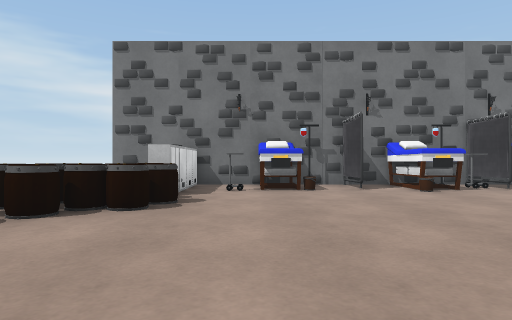
View 1 (above)

18 first-person views from a walk through a 3-D level made in the Unity game engine. The camera is 0.68 m above the floor, looks level and sees 75° across. Doors are open. The floor is counted in squares, 1 m on a side. Each view is taken from the middle of a square. On the plan, view 1 faces up. The plan holds only what a view shows up to about 10 squares ahead; the rest is blank. The place goes on beyond the plan. Surface patterns are stand-ins for the level's own textures.

View 2
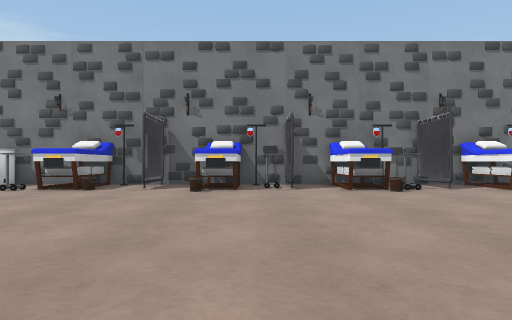

View 3
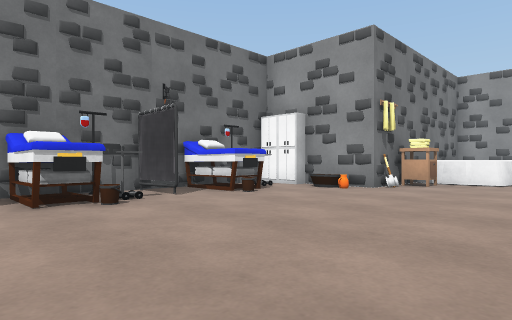

View 4
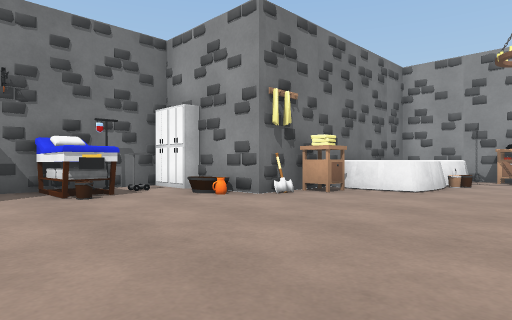

View 5
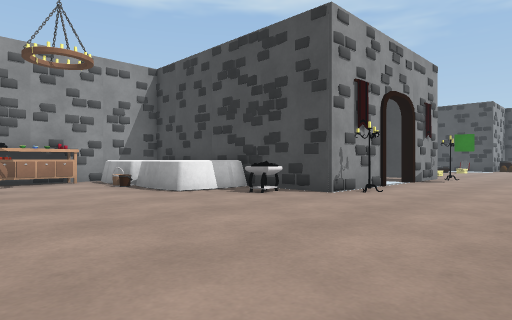

View 6
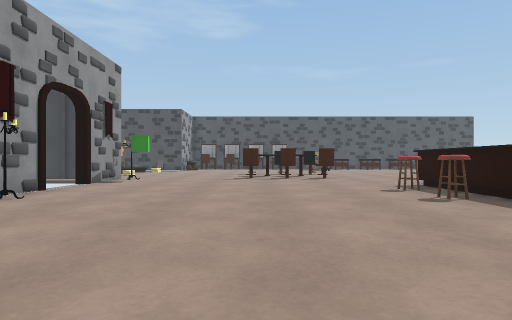

View 7
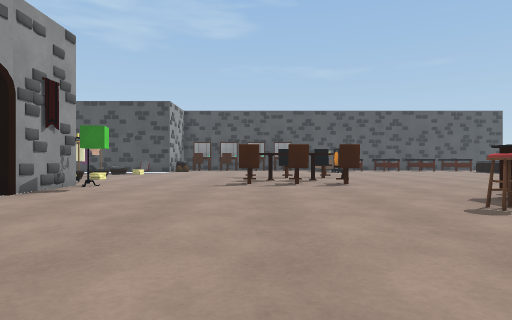

View 8
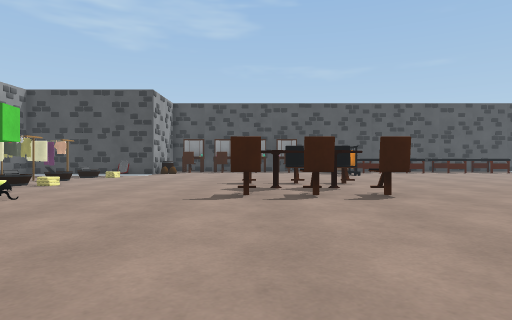

View 9
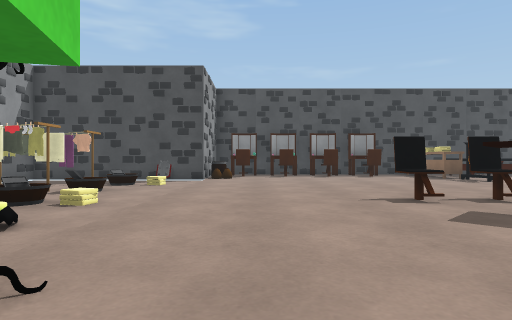

View 10
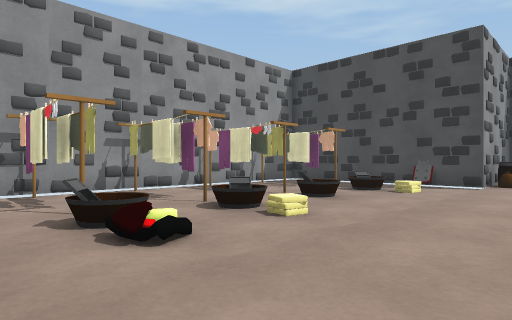

View 11
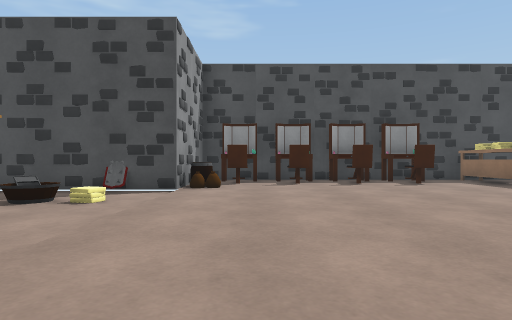

View 12
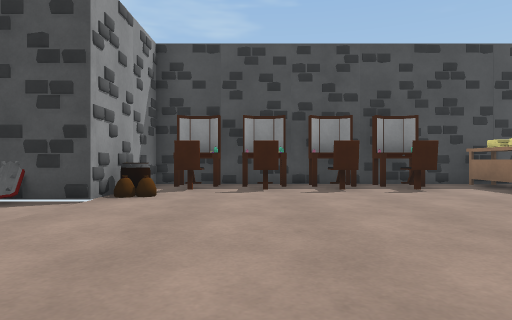

View 13
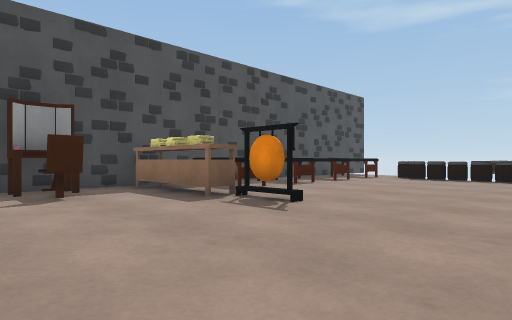

View 14
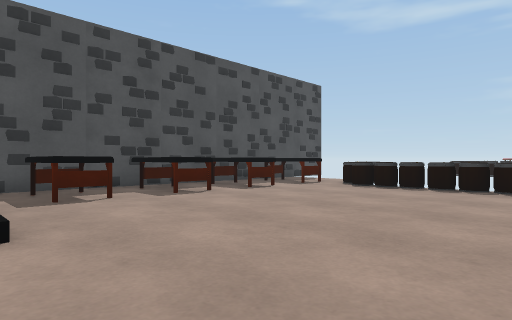

View 15
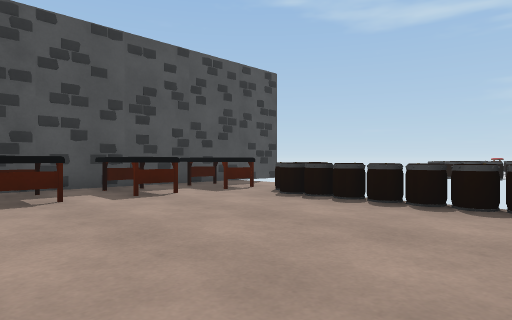

View 16
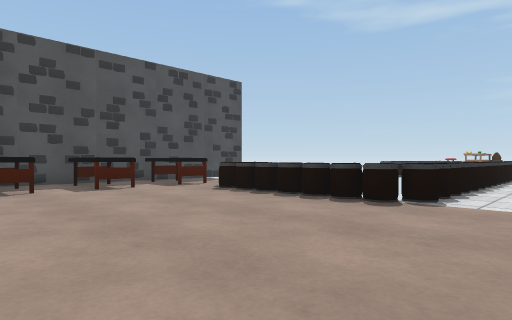

View 17
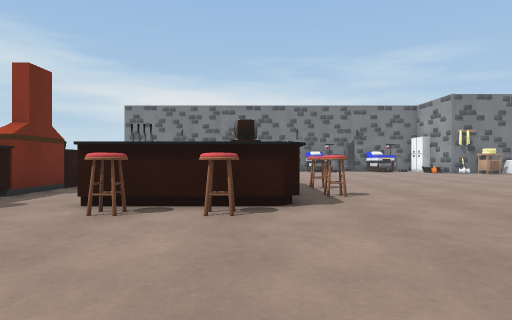

View 18
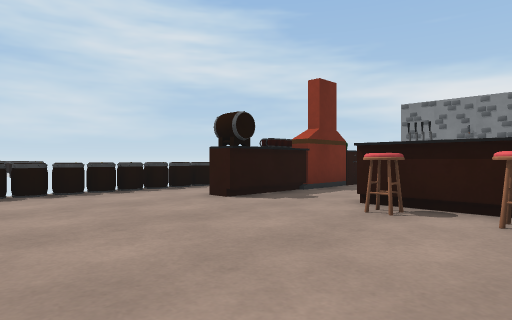

### Floor plan
Points are (right, up) in squares from view 1. A wall is a line through its corners. A room is listed if a view was taken in it or the views show most of it. See-through windows are left out.
Room 1 (views 1, 2, 3, 4, 5, 6, 7, 8, 9, 10, 11, 12, 13, 14, 15, 16, 17, 18)
walls: (13.8, -4.6) (13.8, -2.1) (18.1, -2.1); (13.8, -9) (13.8, -6.4); (13.8, 6.4) (13.8, 7.5); (6.5, 9.3) (5.4, 9.3); (3.6, 9.3) (1.5, 9.3); (7, -21.5) (7.8, -21.5); (9, -21.5) (9.5, -21.5); (10.5, 9.3) (8.4, 9.3); (6.6, -22) (7.9, -22); (7.4, -22.2) (7.8, -21.9); (8.9, -22) (9.6, -22); (12, -21.5) (12.5, -21.5); (-0.5, 9.3) (-1.5, 9.3); (19.8, -15.4) (19.8, -10); (11, -22.2) (11.4, -21.9); (13.5, 9.3) (12.4, 9.3); (18.4, 5.7) (14.4, 5.7); (-3, 9.3) (-4, 9.3); (-3.6, -22.5) (13.8, -22.5) (13.8, -18.7) (18, -18.7)
low walls: (19.7, -13.2) (19.8, -12)
ways out: open door at (14, -5.5)
objects: other object (-4, -22) to (-3, -20); barrel (-4, -19); barrel (-4, -18) to (-3, -18); barrel (-4, -17) to (-3, -17); barrel (-4, -16) to (-3, -16); barrel (-4, -15) to (-3, -15); barrel (-4, -14); barrel (-4, -10) to (-3, -10); barrel (-4, -9) to (-3, -9); barrel (-4, -8) to (-3, -8); barrel (-4, -7) to (-3, -7); barrel (-4, -6); barrel (-4, 5) to (-3, 5); barrel (-3, 4); barrel (-3, 6); other object (-2, -22) to (-1, -20); barrel (-2, 5); other object (-2, 6); cabinet (-2, 7); cabinet (-2, 8); cabinet (-2, 9); counter (-1, -7) to (-1, -5); fireplace (-1, -4); other object (0, -2) to (2, -2); other object (0, 8) to (1, 9); other object (1, -22) to (1, -20); other object (1, 7); other object (1, 9); stool (2, -7); other object (2, -6) to (4, -5); other object (2, 8); other object (3, -22) to (3, -20); stool (4, -7); other object (4, -4) to (5, -2); other object (4, -1) to (4, 0); other object (4, 7) to (5, 9); other object (5, -22) to (5, -19); other object (5, -18); stool (5, -5); stool (5, -3); other object (5, 9); chair (6, -13); chair (6, -10) to (6, -9); other object (6, 8); chair (7, -21); other object (7, -12) to (8, -11); other object (7, 7) to (8, 9); chair (8, -13); other object (8, -12) to (9, -11); chair (8, -10) to (8, -9); chair (9, -21); chair (9, -13) to (9, -12); chair (9, -10) to (9, -9); other object (9, 8); chair (11, -21); other object (11, 7) to (12, 9); chair (12, -21) to (13, -21); other object (12, 9); sack (13, -20); barrel (13, -19); sack (13, -18); other object (13, -9); green cube (13, -8); other object (13, -3); other object (13, 6); other object (13, 7); cabinet (13, 8) to (14, 8); axe (14, 6); cabinet (14, 9); other object (15, -19); other object (15, -12); other object (15, -11) to (15, -10); other object (15, -1); other object (15, 5) to (16, 5); other object (16, -17); other object (16, -16); other object (16, -15) to (16, -14); other object (16, -13); other object (16, -12); other object (16, -11); other object (16, -10); other object (16, -1) to (17, 0); other object (16, 4) to (18, 4); other object (17, -17) to (19, -17); other object (17, -15) to (19, -14); other object (17, -11) to (19, -10); other object (18, -13) to (19, -12); other object (18, 0); other object (18, 3); other object (19, -1) to (20, 0); other object (19, 0); other object (19, 3); other object (19, 4) to (20, 5); other object (21, 1) to (21, 2); other object (21, 3)

Positions as (right, up) in squares from view 1, and headings:
1: (0, 0), facing up
2: (5, 0), facing up
3: (6, 2), facing up-right
4: (9, 1), facing up-right
5: (10, 4), facing down-right
6: (9, 3), facing down
7: (9, 0), facing down
8: (9, -3), facing down
9: (12, -7), facing down
10: (12, -9), facing down-right
11: (12, -11), facing down
12: (11, -13), facing down
13: (9, -14), facing down-left
14: (5, -14), facing down-left
15: (2, -14), facing down-left
16: (2, -12), facing down-left
17: (4, -11), facing up
18: (4, -11), facing up-left
